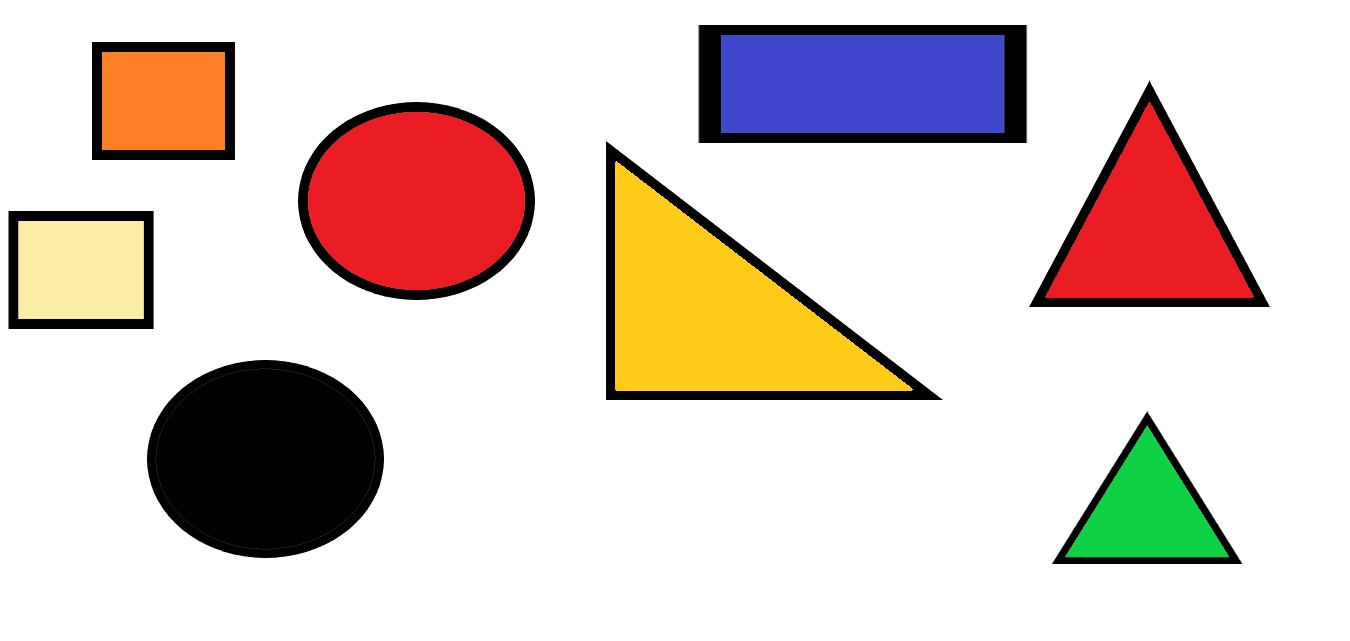
#> input picture Detection of Objects with Simple Shape-and-Color Based Features/IMGA.jpg, 1350 x 641 px, found by its file name
$ python ShapeColorFig.py
#> lines starting #> are read from the running program, lines starting #| are printed output that depends on the picture; after the words box and inside, x2 and y2 are one past the last pixel; in counts of white or black regions, pixels touching at a corner belong together
import numpy as np
import cv2
import time
img = cv2.imread(r"D:\Study\Mini-project\Detection of Objects with Simple Shape-and-Color Based Features\IMGA.jpg")
#> img is the input picture: shape (641, 1350, 3); mean B, G, R 200.3, 206.6, 220.3
cv2.imshow("Original Image", img)
font = cv2.FONT_HERSHEY_COMPLEX
hsv = cv2.cvtColor(img, cv2.COLOR_BGR2HSV)
#> hsv: shape (641, 1350, 3); mean H, S, V 19.1, 42.7, 227.3
L = np.array([0, 150, 255],np.uint8)                #ORANGE
H = np.array([25, 255, 255],np.uint8)
# [14 lines of commented-out code are left out]
text = time.strftime("%Y/%m/%d %H:%M:%S %Z", time.localtime())
mask = cv2.inRange(hsv, L, H)
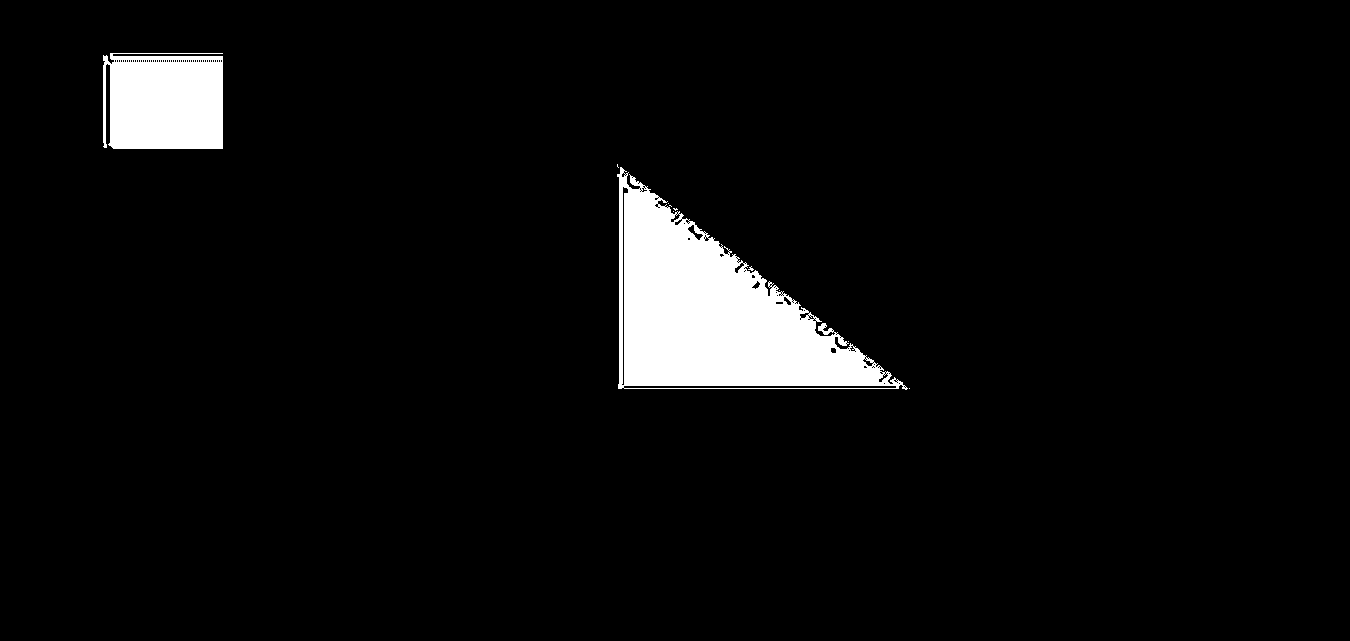
#> mask: shape (641, 1350); 4.8% white; 11 white regions (9 under 20 px), largest, box (x1, y1, x2, y2) and area: (617, 167, 908, 390) 30599, (103, 53, 223, 149) 10803

cv2.imshow("Yellow Shapes", mask)
cv2.waitKey(0)
cv2.destroyAllWindows()
cv2.waitKey(0)
cv2.destroyAllWindows()
